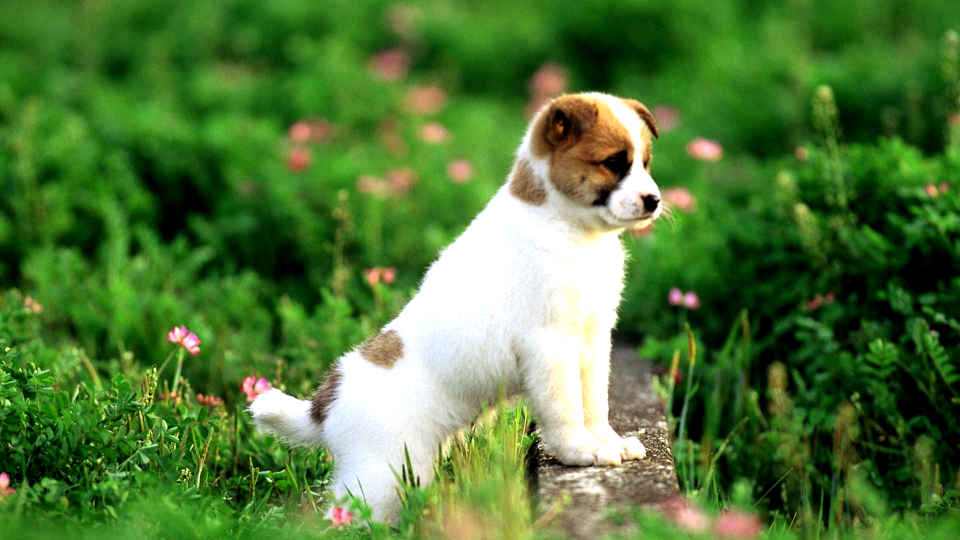
#> input picture distributed_mnist/experimental/second_attempt/data/images/img1.jpg, 1920 x 1080 px (shown at 1/2 size)
$ python -i image.py   (imports and definitions only)
#> lines starting #> are read from the running program, lines starting #| are printed output that depends on the picture
import cv2
import numpy as np

def read_image(path):

     img = crop_image(path, target_height=224, target_width=224)
     if img.shape[2] == 4:
         img = img[:,:,:3]

     img = img[None, ...]
     return img

def crop_image(x, target_height=227, target_width=227, as_float=True):
#> called with target_height = 224, target_width = 224, as_float = True
    image = cv2.imread(x)
#> image is the input picture: shape (1080, 1920, 3); mean B, G, R 56.6, 120.4, 80.9
    if as_float:
        image = image.astype(np.float32)

    if len(image.shape) == 2:
        image = np.tile(image[:,:,None], 3)
    elif len(image.shape) == 4:
        image = image[:,:,:,0]

    height, width, rgb = image.shape
#> height = 1080; width = 1920; rgb = 3
    if width == height:
        resized_image = cv2.resize(image, (target_height,target_width))

    elif height < width:
        resized_image = cv2.resize(image, (int(width * float(target_height)/height), target_width))
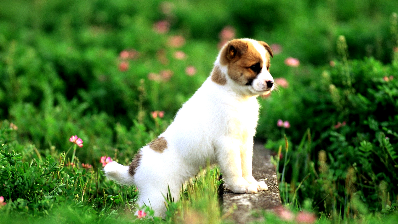
#> resized_image: shape (224, 398, 3) float32; mean B, G, R 56.6, 120.4, 80.9
        cropping_length = int((resized_image.shape[1] - target_height) / 2)
#> cropping_length = 87
        resized_image = resized_image[:,cropping_length:resized_image.shape[1] - cropping_length]
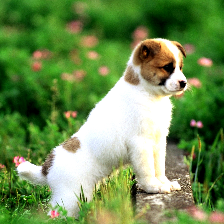
#> resized_image: shape (224, 224, 3) float32; mean B, G, R 83.8, 141.7, 111.4

    else:
        resized_image = cv2.resize(image, (target_height, int(height * float(target_width) / width)))
        cropping_length = int((resized_image.shape[0] - target_width) / 2)
        resized_image = resized_image[cropping_length:resized_image.shape[0] - cropping_length,:]

    return cv2.resize(resized_image, (target_height, target_width))

>>> result = read_image('../../../../distributed_mnist/experimental/second_attempt/data/images/img1.jpg')
